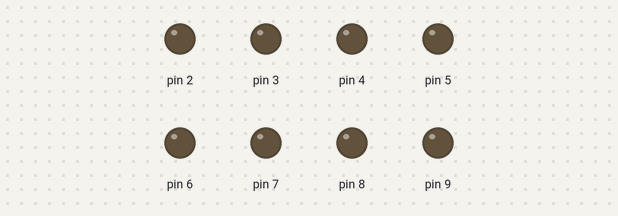
Bench run of a sketch on a simulated Arduino Uno, built with avr-gcc and run on an emulated ATmega328P. On the bench: output pins drawn as LEDs (lit = HIGH).

Above: at 0.2 s.
At 0.7 s:
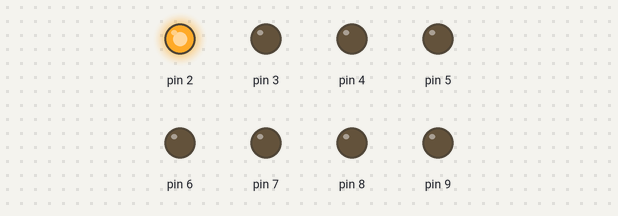
At 1.2 s:
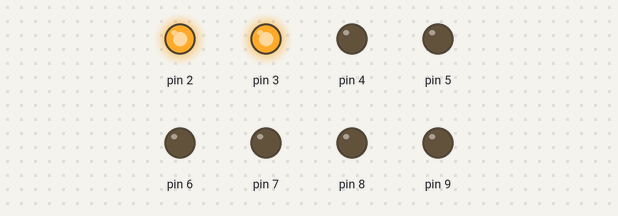
At 2.2 s:
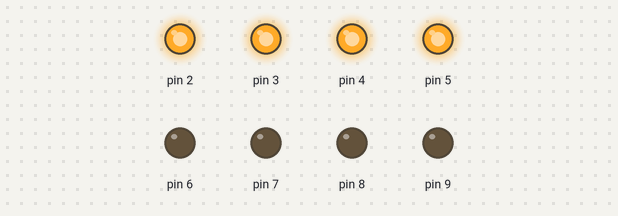
At 3.2 s:
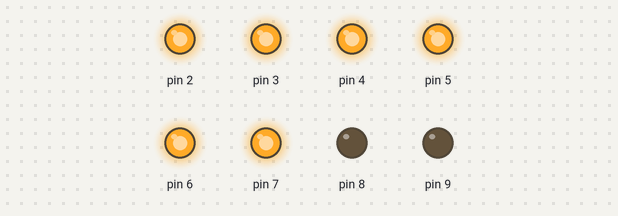
At 4.7 s:
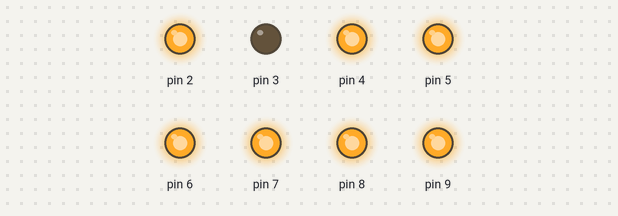
Timing chart, 0 to 5.2 s (numbered marks = the images above):
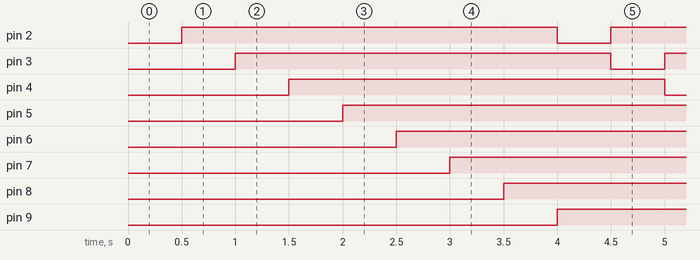

Measured:
- by itself, pin 2–9: alternates HIGH for 3.5 s and LOW for 0.50 s

The sketch:

LED_Running_Lights.ino
```cpp
void setup() {
  //Set LED control pin to default high level / turn off all LEDs
  pinMode(2, OUTPUT);
  pinMode(3, OUTPUT);
  pinMode(4, OUTPUT);
  pinMode(5, OUTPUT);
  pinMode(6, OUTPUT);
  pinMode(7, OUTPUT);
  pinMode(8, OUTPUT);
  pinMode(9, OUTPUT);
}

void loop()  {
  //Open all leds from left to right
  digitalWrite(2, 0);
  delay(500);
  digitalWrite(2, 1);
  digitalWrite(3, 0);
  delay(500);
  digitalWrite(3, 1);
  digitalWrite(4, 0);
  delay(500);
  digitalWrite(4, 1);
  digitalWrite(5, 0);
  delay(500);
  digitalWrite(5, 1);
  digitalWrite(6, 0);
  delay(500);
  digitalWrite(6, 1);
  digitalWrite(7, 0);
  delay(500);
  digitalWrite(7, 1);
  digitalWrite(8, 0);
  delay(500);
  digitalWrite(8, 1);
  digitalWrite(9, 0);
  delay(500);
  digitalWrite(9, 1);
}
```
